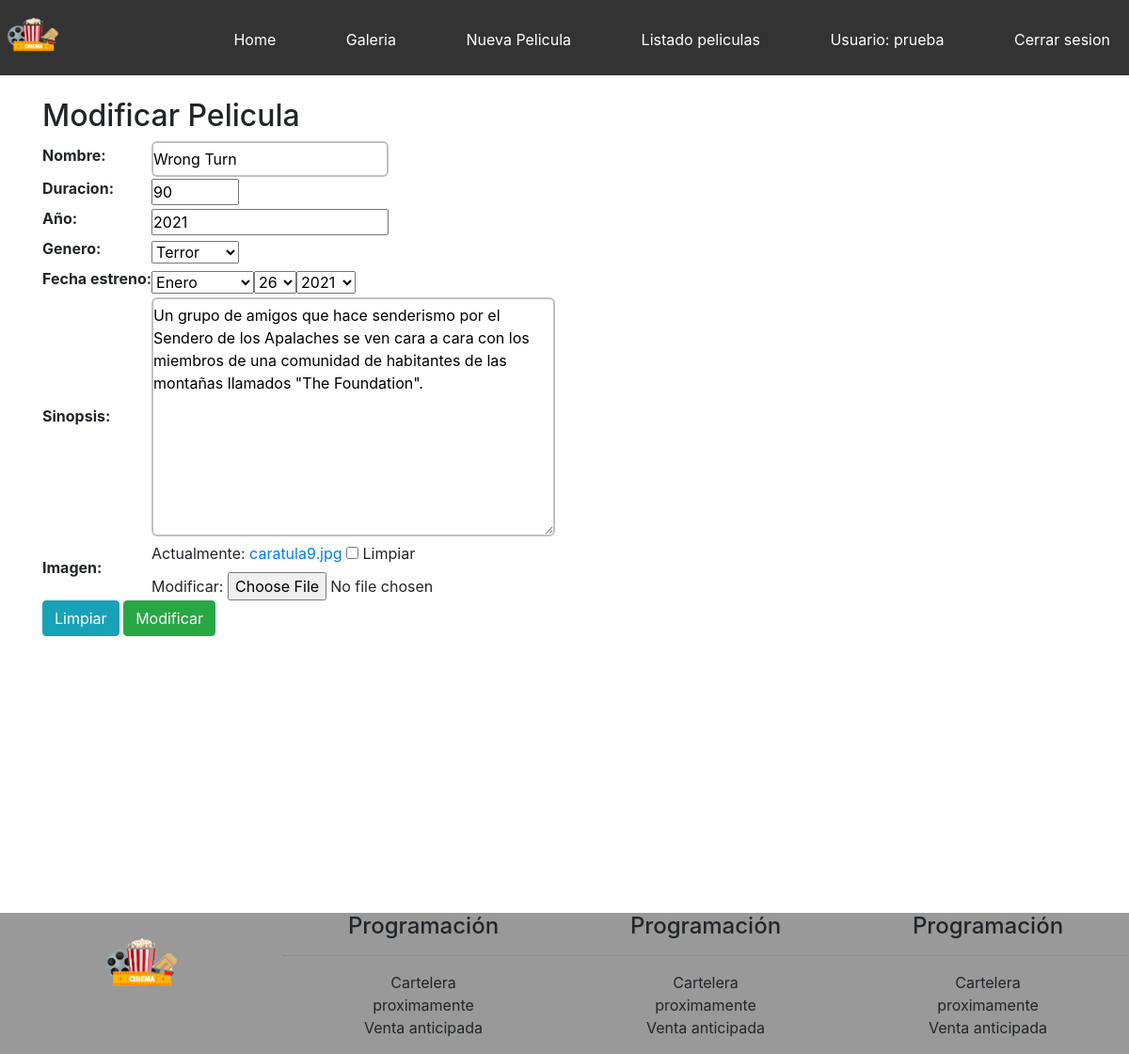
/modificar-pelicula/16/ (signed in), run on the app's committed database.
### core/models.py (models this page shows, shortened)
class Pelicula(models.Model):
    nombre = models.CharField(max_length=200)
    duracion = models.IntegerField()
    anio = models.IntegerField(verbose_name="Año")
    genero = models.ForeignKey(Genero, on_delete=models.CASCADE)
    sinopsis = models.TextField(null=True, blank=True)
    fecha_estreno = models.DateField(null=True, blank=True)
    imagen = models.ImageField(null=True, blank=True)

class Genero(models.Model):
    nombre = models.CharField(max_length=80)
    def __str__(self):
        return self.nombre

### core/views.py (the view)
# urls.py: path('modificar-pelicula/<id>/', modificar_pelicula, name="modificar_pelicula"),
@permission_required('core.change_pelicula')
def modificar_pelicula(request, id):
    pelicula = Pelicula.objects.get(id=id)
    data = {
        'form': PeliculaForm(instance=pelicula)
    }
    if request.method == 'POST':
        formulario = PeliculaForm(data=request.POST, instance=pelicula, files=request.FILES)
        if formulario.is_valid():
            formulario.save()
            data['mensaje'] = "Modificado correctamente"
        data['form'] = PeliculaForm(instance=Pelicula.objects.get(id=id))
    return render(request, 'core/modificar_pelicula.html', data)

### core/forms.py (shortened to what this page needs)
class PeliculaForm(ModelForm):
    nombre = forms.CharField(min_length=2, max_length=200)
    duracion = forms.IntegerField(min_value=5, max_value=500)
    class Meta:
        model = Pelicula
        fields = ['nombre', 'duracion', 'anio', 'genero', 'fecha_estreno', 'sinopsis', 'imagen']
        widgets = {
            'fecha_estreno':forms.SelectDateWidget(years=range(1945, 2030))
        }

### core/templates/core/modificar_pelicula.html (shortened to what this page needs)
{% extends 'core/base.html' %}
{% block contenido %}
<h2>Modificar Pelicula</h2>
<form action=""  method="POST" enctype="multipart/form-data">
    <table>
        {{ form.as_table }}
    </table>
    <div>
    <input type="reset" value="Limpiar"  class="btn btn-info">
    <input type="submit" value="Modificar" class="btn btn-success">
    </div>
</form>
{% endblock %}

### core/templates/core/base.html (shortened to what this page needs)
<!DOCTYPE html>
<html lang="es">
<head>
    {% load static %}
    <link rel="stylesheet" href="{% static 'core/css/estilos.css' %}">
    <link rel="stylesheet" href="https://stackpath.bootstrapcdn.com/bootstrap/4.3.1/css/bootstrap.min.css">
</head>
<body>
    <header>
        <img src="{% static 'core/img/logo.png' %}" alt="Logo" class="logo">
        <nav>
                <ul>
                        <li>
                            <a href="{% url 'home' %}">Home</a>
                        </li>
                        <li>
                            <a href="{% url 'galeria' %}">Galeria</a>
                        </li>
                        <li>
                            <a href="{% url 'nueva_pelicula' %}">Nueva Pelicula</a>
                        </li>
                        <li>
                            <a href="{% url 'listado_peliculas' %}">Listado peliculas</a>
                        </li>
                        {% if user.is_authenticated %}
                        <li>
                            <a href="#">Usuario: {{ user.username }}</a>
                        </li>
                        <li>
                            <a href="{% url 'logout' %}">Cerrar sesion</a>
                        </li>
                        {% endif %}
                </ul>
        </nav>
    </header>
    <div id="principal">
       <br>
        <div class="container">
            {% block contenido %}
            {% endblock %}
        </div>
    </div>
    <footer class="hide_on_mobile">
        <div>
            <img src="{% static 'core/img/logo.png' %}" alt="logo" class="logo_footer">
        </div>
        <div>
            <h4>Programación</h4>
            <hr>
            <ul>
                <li>Cartelera</li>
                <li>proximamente</li>
                <li>Venta anticipada</li>
            </ul>
        </div>
        <div>
                <h4>Programación</h4>
                <hr>
                <ul>
                    <li>Cartelera</li>
                    <li>proximamente</li>
                    <li>Venta anticipada</li>
                </ul>
        </div>
        <div>
                <h4>Programación</h4>
                <hr>
                <ul>
                    <li>Cartelera</li>
                    <li>proximamente</li>
                    <li>Venta anticipada</li>
                </ul>
        </div>
    </footer>
</body>
</html>

### core/static/core/css/estilos.css (style rules this page uses)
* { margin:0; padding: 0; }
body { background-color:rgb(219, 219, 219); font-family: fantasy; position: relative; padding-bottom: 15em; }
header { width: 100%; height: 80px; background-color:#333; transition: all 0.5s; }
#principal { width: 100%; min-height: 100vh; height: auto; }
footer { width: 100%; height: 150px; background-color:#999; text-align: center; position: absolute; bottom: 0%; }
nav { width: auto; float:right; }
nav > ul > li { display: inline-block; margin-left:30px; padding:30px 20px; transition: all 0.5s; }
nav > ul > li > a { color:white; text-decoration: none; }
.logo { width: 70px; }
footer > div { width: 25%; float:left; }
footer li { list-style: none; }
.logo_footer { width: 100px; margin:auto; display: block; }
.hide_on_mobile { display: block; }
label { display: block; }
input[type=text], input[type=email], textarea { border: 2px solid silver; padding:5px 0; border-radius: 6px; }
.btn { padding: 5px; border:2px solid silver; border-radius: 15px; }

### data on the page
Pelicula: nombre "Wrong Turn", duracion "90", anio "2021", genero "Terror", sinopsis "Un grupo de amigos que hace senderismo por el Sendero de los Apalaches se ven cara a cara con los miembros de una comunidad de habitantes de las montañas llamados \"The Foundation\"."

### other printed values
{{ user.username }} "prueba"
